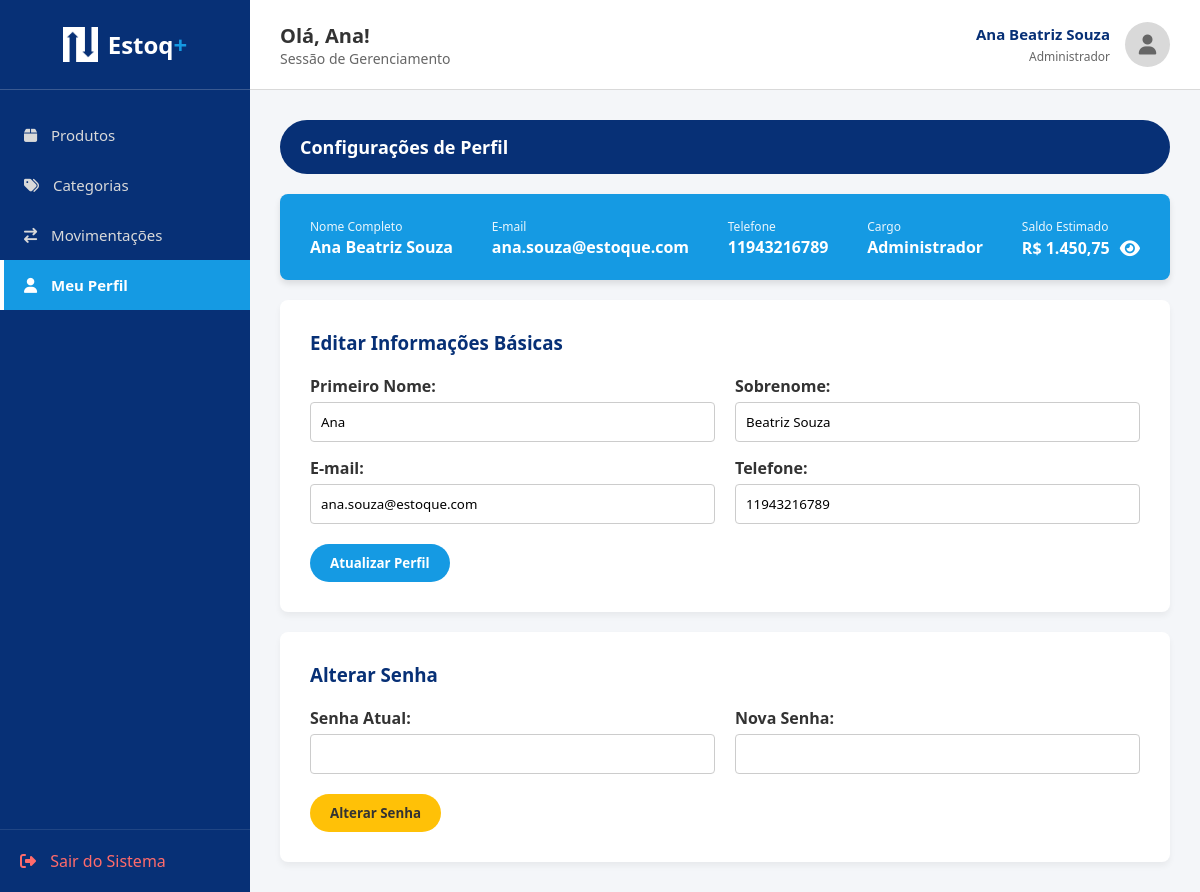
The app's page /perfil.php (signed in) with its own data.
### tables this page shows
CREATE TABLE `usuarios` (
  `id_usuario` int(11) NOT NULL,
  `nome` varchar(150) NOT NULL,
  `email` varchar(150) NOT NULL,
  `telefone` varchar(20) DEFAULT NULL,
  `senha` varchar(255) NOT NULL,
  `cargo` varchar(50) NOT NULL,
  `ativo` tinyint(1) NOT NULL DEFAULT 1
);

### perfil.php (the view, shortened to what this page needs)
<?php
require 'config/conexao.php';
$id_usuario = $_SESSION['usuario_id'];
$stmt = $conn->prepare("SELECT * FROM usuarios WHERE id_usuario = ?");
$stmt->bind_param("i", $id_usuario);
$stmt->execute();
$usuario = $stmt->get_result()->fetch_assoc();
$partes_nome = explode(' ', $usuario['nome'], 2);
$primeiro_nome = $partes_nome[0];
$sobrenome = $partes_nome[1] ?? '';
$saldo_ficticio = 1450.75;
require 'includes/header.php';
?>
<div class="page-title-bar">Configurações de Perfil</div>
<div style="display: flex; justify-content: space-between; background: #159AE3; color: white; padding: 20px 30px; border-radius: 8px; margin-bottom: 20px; box-shadow: 0 4px 6px rgba(0,0,0,0.1);">
    <div>
        <span style="font-size: 12px; opacity: 0.9;">Nome Completo</span><br>
        <strong style="font-size: 16px;"><?= htmlspecialchars($usuario['nome']) ?></strong>
    </div>
    <div>
        <span style="font-size: 12px; opacity: 0.9;">E-mail</span><br>
        <strong style="font-size: 16px;"><?= htmlspecialchars($usuario['email']) ?></strong>
    </div>
    <div>
        <span style="font-size: 12px; opacity: 0.9;">Telefone</span><br>
        <strong style="font-size: 16px;"><?= htmlspecialchars($usuario['telefone'] ?? 'Não informado') ?></strong>
    </div>
    <div>
        <span style="font-size: 12px; opacity: 0.9;">Cargo</span><br>
        <strong style="font-size: 16px;"><?= htmlspecialchars($usuario['cargo']) ?></strong>
    </div>
    <div>
        <span style="font-size: 12px; opacity: 0.9;">Saldo Estimado</span><br>
        <div style="display: flex; align-items: center; gap: 10px;">
            <strong id="valor-saldo" style="font-size: 16px;">R$ <?= number_format($saldo_ficticio, 2, ',', '.') ?></strong>
            <button type="button" style="background: none; border: none; cursor: pointer; font-size: 18px; color: white;" onclick="toggleSaldo()" id="btn-olho">
                <i class="fa-solid fa-eye"></i>
            </button>
        </div>
    </div>
</div>
<div style="background: white; padding: 30px; border-radius: 8px; box-shadow: 0 4px 6px rgba(0,0,0,0.05); margin-bottom: 20px;">
    <h3 style="color: #073076; margin-bottom: 20px;">Editar Informações Básicas</h3>
    <form action="perfil.php" method="POST">
        <div style="display: flex; gap: 20px; margin-bottom: 15px;">
            <div style="flex: 1;">
                <label style="font-weight: bold; color: #333;">Primeiro Nome:</label>
                <input type="text" name="nome" required value="<?= htmlspecialchars($primeiro_nome) ?>" style="width: 100%; padding: 10px; border: 1px solid #ccc; border-radius: 4px; margin-top: 5px;">
            </div>
            <div style="flex: 1;">
                <label style="font-weight: bold; color: #333;">Sobrenome:</label>
                <input type="text" name="sobrenome" value="<?= htmlspecialchars($sobrenome) ?>" style="width: 100%; padding: 10px; border: 1px solid #ccc; border-radius: 4px; margin-top: 5px;">
            </div>
        </div>
        <div style="display: flex; gap: 20px; margin-bottom: 20px;">
            <div style="flex: 1;">
                <label style="font-weight: bold; color: #333;">E-mail:</label>
                <input type="email" name="email" required value="<?= htmlspecialchars($usuario['email']) ?>" style="width: 100%; padding: 10px; border: 1px solid #ccc; border-radius: 4px; margin-top: 5px;">
            </div>
            <div style="flex: 1;">
                <label style="font-weight: bold; color: #333;">Telefone:</label>
                <input type="text" name="telefone" value="<?= htmlspecialchars($usuario['telefone'] ?? '') ?>" style="width: 100%; padding: 10px; border: 1px solid #ccc; border-radius: 4px; margin-top: 5px;">
            </div>
        </div>
        <button type="submit" class="btn-primary" style="margin-bottom: 0;">Atualizar Perfil</button>
    </form>
</div>
<div style="background: white; padding: 30px; border-radius: 8px; box-shadow: 0 4px 6px rgba(0,0,0,0.05);">
    <h3 style="color: #073076; margin-bottom: 20px;">Alterar Senha</h3>
    <form action="perfil.php" method="POST">
        <div style="display: flex; gap: 20px; margin-bottom: 20px;">
            <div style="flex: 1;">
                <label style="font-weight: bold; color: #333;">Senha Atual:</label>
                <input type="password" name="senha_atual" required style="width: 100%; padding: 10px; border: 1px solid #ccc; border-radius: 4px; margin-top: 5px;">
            </div>
            <div style="flex: 1;">
                <label style="font-weight: bold; color: #333;">Nova Senha:</label>
                <input type="password" name="nova_senha" required style="width: 100%; padding: 10px; border: 1px solid #ccc; border-radius: 4px; margin-top: 5px;">
            </div>
        </div>
        <button type="submit" style="background-color: #ffc107; color: #333; padding: 10px 20px; border: none; border-radius: 20px; cursor: pointer; font-weight: bold;">Alterar Senha</button>
    </form>
</div>
<?php require 'includes/footer.php'; ?>

### css/style.css (style rules this page uses)
* { margin: 0; padding: 0; box-sizing: border-box; font-family: 'Segoe UI', Tahoma, Geneva, Verdana, sans-serif; }
body { background-color: #f4f6f9; display: flex; height: 100vh; overflow: hidden; }
.page-title-bar { background-color: #073076; color: white; padding: 15px 20px; border-radius: 30px; margin-bottom: 20px; font-size: 18px; font-weight: bold; }
.btn-primary { background-color: #159AE3; color: white; padding: 10px 20px; text-decoration: none; border-radius: 20px; border: none; cursor: pointer; font-weight: bold; display: inline-block; margin-bottom: 20px; transition: 0.3s; }

### records on screen
usuarios: nome "Ana Beatriz Souza", email "ana.souza@estoque.com", telefone "11943216789", cargo "Administrador", nome "Ana", sobrenome "Beatriz Souza"

### other values on screen
explode(' ', $_SESSION['usuario_nome'])[0] "Ana"
$_SESSION['usuario_nome'] "Ana Beatriz Souza"
$_SESSION['usuario_cargo'] "Administrador"
$saldo_ficticio "1.450,75"
